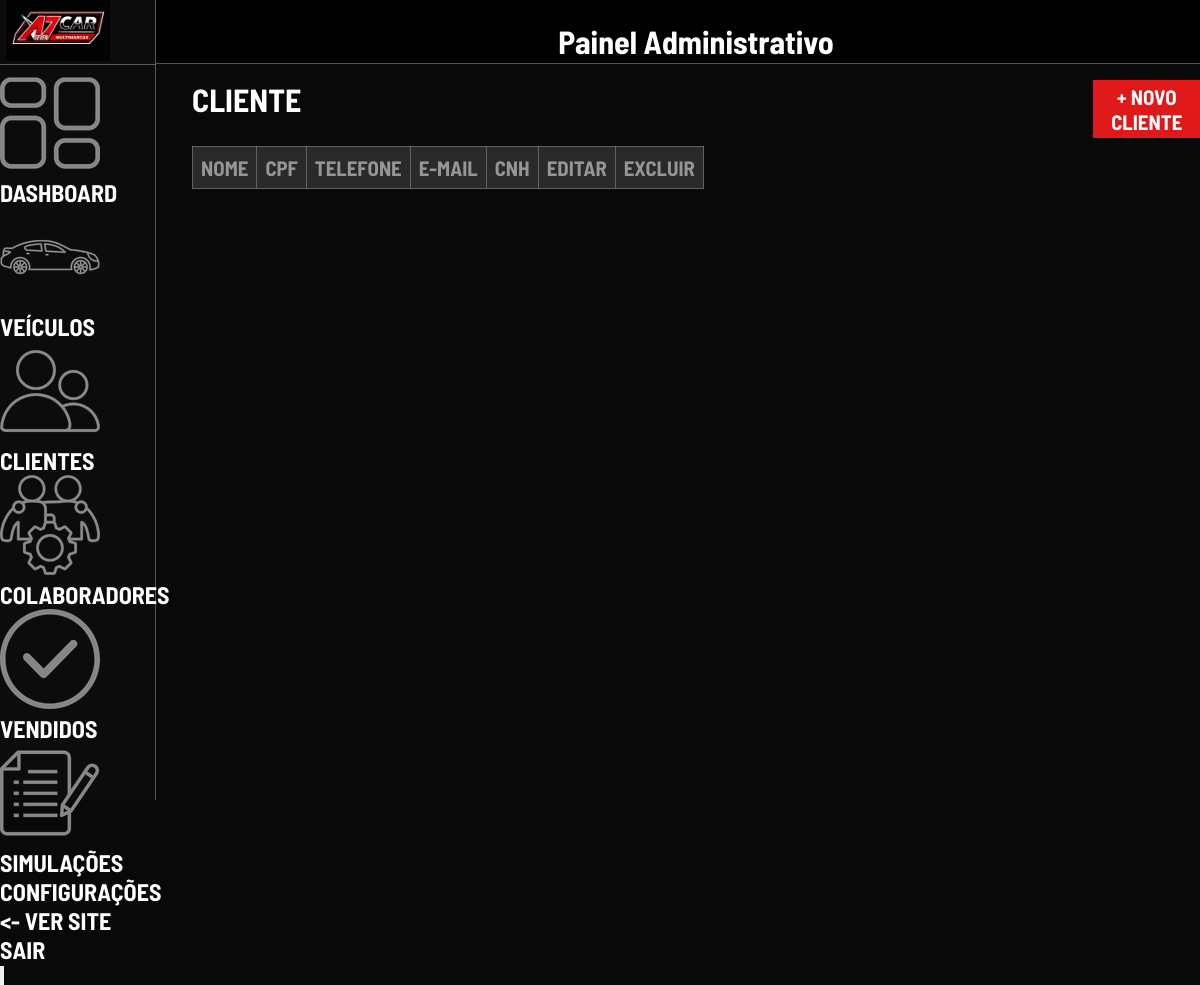
Before: /php/admin/Clientes.php (signed in) with the older database file.
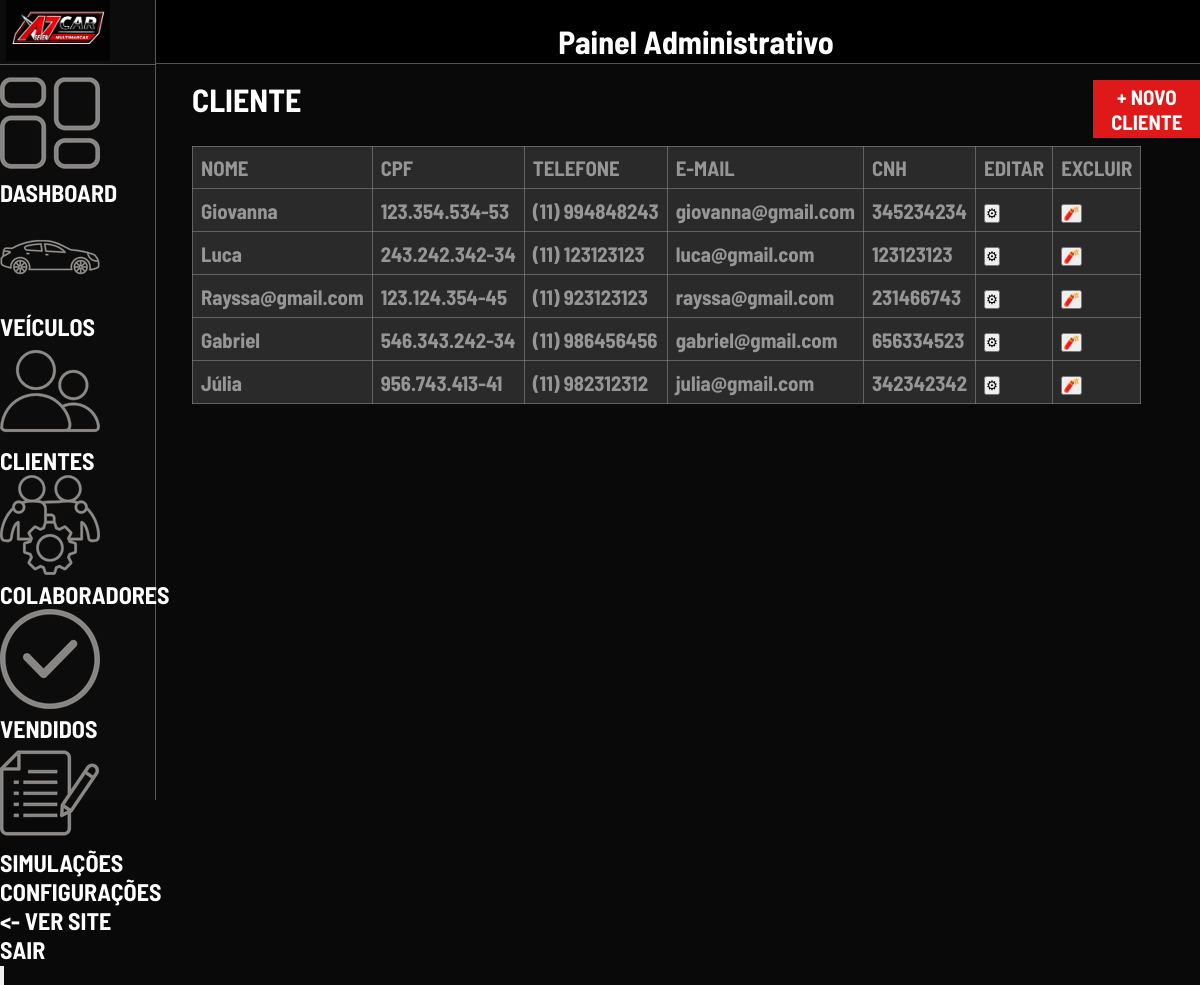
After: the same page with the newer database file.
### tables this page shows
CREATE TABLE IF NOT EXISTS `cliente` (
  `id_cli` int NOT NULL AUTO_INCREMENT,
  `nome_cli` varchar(255) NOT NULL,
  `email_cli` varchar(255) NOT NULL,
  `telefone_cli` varchar(15) NOT NULL,
  `cpf_cli` varchar(14) NOT NULL,
  `cnh_cli` varchar(11) NOT NULL,
  PRIMARY KEY (`id_cli`),
  UNIQUE KEY `email_cli` (`email_cli`),
  UNIQUE KEY `cpf_cli` (`cpf_cli`),
  UNIQUE KEY `cnh_cli` (`cnh_cli`)
);

### php/admin/Clientes.php (the view, shortened to what this page needs)
<!DOCTYPE html>
<html lang="pt">
<head>
    <link rel="stylesheet" href="../../css/adimin.css">
    <link rel="stylesheet" href="../../css/ADMclientes.css">
</head>
<body>
    <?php include __DIR__ . "/_Aside.php";
    ?>
            <div id="meio">
                <div id="titulo">
                <h1>CLIENTE</h1>
                <button class="btn" onclick="window.location.href='Cadastrar/NovoCliente.php'"> + NOVO CLIENTE</button>
                </div>
            <div id="CE">
                <table>
                <tr>
                    <td>NOME</td>
                    <td>CPF</td>
                    <td>TELEFONE</td>
                    <td>E-MAIL</td>
                    <td>CNH</td>
                    <td>EDITAR</td>
                    <td>EXCLUIR</td>
                </tr>
                <?php
                include_once "../salvar/Conexao.php";
                $stmt = $sql->prepare("SELECT * FROM cliente ");
                $stmt->execute();
                $result = $stmt->get_result();
                while($row = $result->fetch_assoc()){
                    echo "
                    <tr>
                        <td>".htmlspecialchars($row['nome_cli'], ENT_QUOTES, 'UTF-8')."</td>
                        <td>".htmlspecialchars($row['cpf_cli'])."</td>
                        <td>".htmlspecialchars($row['telefone_cli'])."</td>
                        <td>".htmlspecialchars($row['email_cli'], ENT_QUOTES, 'UTF-8')."</td>
                        <td>".htmlspecialchars($row['cnh_cli'])."</td>
                        <td>
                            <button onclick=\"location.href='../salvar/Editar/EditarCliente.php?id=".htmlspecialchars($row['id_cli'])."'\">⚙</button>
                        </td>
                        <td>
                            <button onclick=\"return confirm('Tem certeza que deseja excluir este cliente?') ? location.href='../salvar/Excluir/ExcluirCliente.php?id=".$row['id_cli']."' : false;\">🧨</button>
                        </td>
                    </tr>";
                }
                ?>
                </table>
            </div>
        </div>
</body>

Changed rows visible on the page:
added cliente: nome_cli "Giovanna", cpf_cli "123.354.534-53", telefone_cli "(11) 994848243", email_cli "giovanna@gmail.com", cnh_cli "345234234"
added cliente: nome_cli "Luca", cpf_cli "243.242.342-34", telefone_cli "(11) 123123123", email_cli "luca@gmail.com", cnh_cli "123123123"
added cliente: nome_cli "Rayssa@gmail.com", cpf_cli "123.124.354-45", telefone_cli "(11) 923123123", email_cli "rayssa@gmail.com", cnh_cli "231466743"
added cliente: nome_cli "Gabriel", cpf_cli "546.343.242-34", telefone_cli "(11) 986456456", email_cli "gabriel@gmail.com", cnh_cli "656334523"
added cliente: nome_cli "Júlia", cpf_cli "956.743.413-41", telefone_cli "(11) 982312312", email_cli "julia@gmail.com", cnh_cli "342342342"
